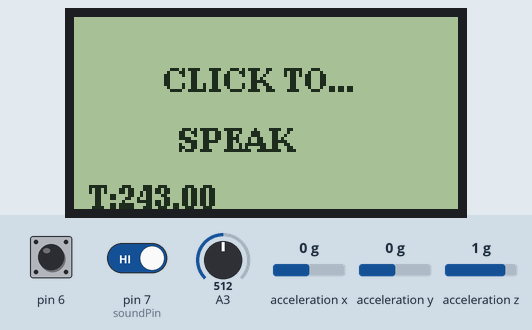
Simulated run of this sketch. Board: Arduino Uno, built with avr-gcc and run on an emulated ATmega328P. Shown: 128×64 one-colour display. Wiring (inferred from the names in the program): MPU-6050 motion sensor at I2C address 0x68. The test bench sets the inputs (shaded band); at power-on: A3 = 512, pin 7 (soundPin) HIGH, pin 6 LOW, acceleration x 0 g, acceleration y 0 g, acceleration z 1 g. The audio player accepts every command and is not drawn; what the sketch prints to the serial monitor is not drawn.

Above: at 1.7 s.
1.8 s: A3 set to 306
At 4.0 s:
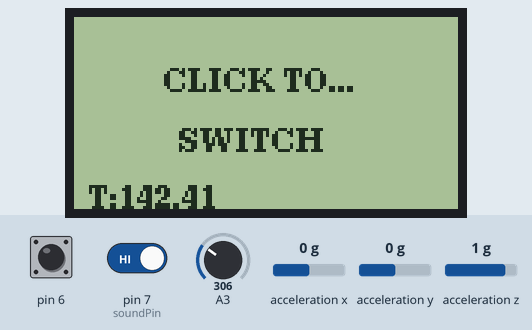
6.2 s: A3 set to 30
14.5 s: pin 7 (soundPin) driven LOW
At 18.3 s:
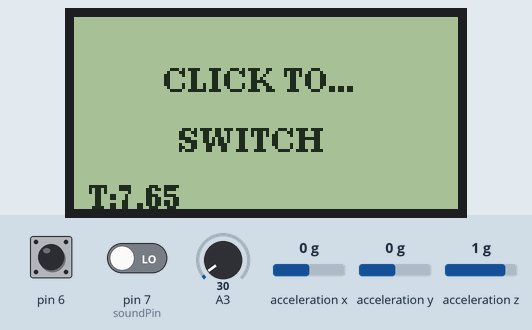
18.6 s: pin 7 (soundPin) driven HIGH
At 20.2 s:
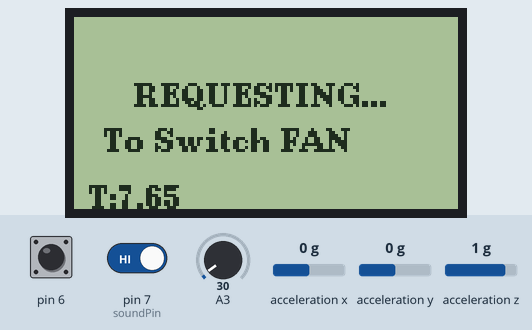
35.2 s: pin 7 (soundPin) driven LOW
At 38.6 s:
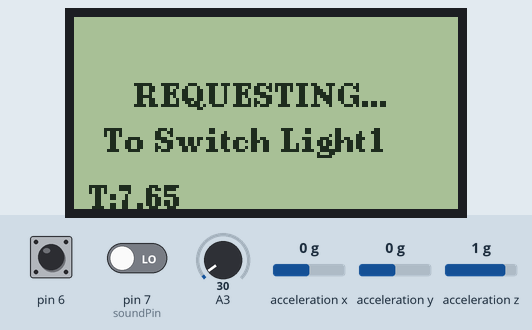
41.6 s: pin 7 (soundPin) driven HIGH
At 43.3 s:
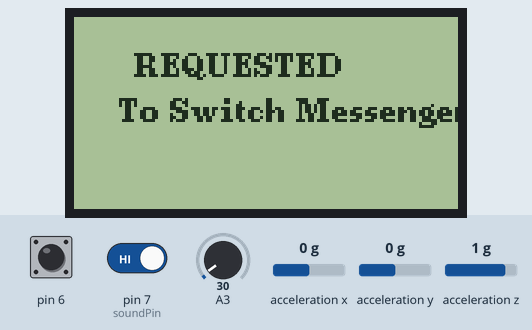
Timing chart, 0 to 44.8 s (numbered marks = the images above; inputs shaded):
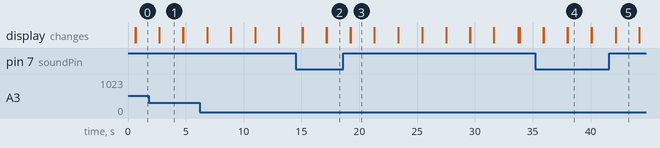

Measured:
- after the input at 14.5 s, the display: first differs from a run without the input after 2.6 s (image 2 shows a later state)
- after the input at 18.6 s, the display: first changes after 0.62 s (image 3 shows a later state)
- after the input at 35.2 s, the display: first differs from a run without the input after 2.8 s (image 4 shows a later state)
- after the input at 41.6 s, the display: changes after 0.57 s (image 5)
- what the display in image 1 shows lasts 2.1 s, from 2.7 s to 4.8 s
- what the display in image 3 shows lasts 2.0 s, from 19.3 s to 21.3 s

The sketch:

main_nano.ino
```cpp
/*
*
*/

#include <Arduino.h>
#include "MainClass.h"

MainClass  ObjMenu;

void setup(void) {
  //Serial.begin(9600);
  ObjMenu.Init();
}

void loop(void) {
ObjMenu.runMenu();
}
```

DFPlayer.h
```cpp
#ifndef DFPLAYER_H
#define DFPLAYER_H

#include "Arduino.h"
#include "SoftwareSerial.h"
#include "DFRobotDFPlayerMini.h"

/*
  Command LIST:
  1.Medicine
  2.need help i fell down
  3.fan
  4.food
  5.water
  6.light
  7.messenger
  8.nurse
  9.thank you
*/
SoftwareSerial mySoftwareSerial(3, 2); // RX, TX
DFRobotDFPlayerMini myDFPlayer;

class DFPlayer
{
  public:
    void begin()
    {
      mySoftwareSerial.begin(9600);
    }
    void beginSetup()
    {
      mySoftwareSerial.begin(9600);
      //Serial.begin(115200);
      while (!myDFPlayer.begin(mySoftwareSerial))
      { //Use softwareSerial to communicate with mp3.
      }
      //Serial.println(F("DFPlayer Mini online."));
      myDFPlayer.volume(30); //Set volume value. From 0 to 30
      // myDFPlayer.play(1);    //Play the first mp3
    }
    void DFPlay(byte number)
    {
      myDFPlayer.play(number);
    }
};

#endif //DFPLAYER_H
```

LM35.h
```cpp
/* This file contains function and definitions for Tempaature sensor LM35
 *
 * Board connection configuration, A3 = analog Pin to read temparature
 */
#ifndef LM35_H
#define LM35_H

#include "Arduino.h"

class lm35
{
  public:
  byte temp_pin =0;

  lm35(byte val)
  {
    // constructore
    temp_pin = val;
  }

  /* Get temparature in Celcius */
  float getTempCelcius()
  {
   //Serial.println((((analogRead(temp_pin) * (500* 1.0 / 1024.0))/10));
    return (float)(((analogRead(temp_pin) * (5000* 1.0 / 1024.0))/10) - 7);
    //return cel;
  }

  /* Get the temparature in Fahrenheit */
  float getTempFahrenheit()
  {
    return (float)((getTempCelcius() *9)/5 + 32);

    //return fahrenH;
  }

};

#endif
```

LM393.h
```cpp
/* LM393.h
 *  This file proviodes interface with sound sensor
 */
#ifndef LM393_H
#define LM393_H

 class LM393
 {
  public :
  byte soundPin = 0;
  LM393(byte soundSenPin)
  {
    soundPin = soundSenPin;
  }

  ~LM393()
  {

  }

  void Init()
  {
    pinMode(soundPin, INPUT);
  }

  /* Digital out signal read from sound sensor */
  /* returns True when sound detected */
  bool readSoundSens()
  {
    //Sensor Provides LOW when sound detected
   return !digitalRead(soundPin);
  }

 };

#endif
```

mpu6050_imu.h
```cpp
#ifndef _MPU6050_H
#define _MPU6050_H

#include "Wire.h"

const byte   MPU_addr          =        0x68;

int16_t AcX, AcY, AcZ;
float ax = 0, ay = 0, az = 0;
//int data[STORE_SIZE][5]; //array for saving past data
//byte currentIndex=0; //stores current data array index (0-255)
class MPU6050
{
public:
//const short MPU_addr = 0x68; // I2C address of the MPU-6050
boolean fall = false;     //stores if a fall has occurred
byte fallCounter = 0;

    void beginMPU()
    {
        Wire.begin();
        Wire.beginTransmission(MPU_addr);
        Wire.write(0x6B); // PWR_MGMT_1 register
        Wire.write(0);    // set to zero (wakes up the MPU-6050)
        Wire.endTransmission(true);
//        Serial.begin(9600);

        //pinMode(11, OUTPUT);
        //digitalWrite(11, HIGH);
    }

    /* returns true if fall detected , else false for no fall */
    boolean detectFall( boolean *flag)
    {
      fallCounter = 0;
        runMPU(); //get fall detection counter
//        Serial.println(fallCounter);
        if(fallCounter >= 2)
        {
          *flag = 1;
          //Serial.println(fallCounter);
          return true; // fall detected return 1
        }
       *flag = 0;
       return false; // No fall detected
    }

    void detectFallVal(byte *fallVal)
    {
      runMPU();
      *fallVal = fallCounter;
    }

    void runMPU()
    {
        mpu_read();
        //2050, 77, 1947 are values for calibration of accelerometer
        // values may be different for you
        ax = (AcX - 2050) / 16384.00;
        ay = (AcY - 77) / 16384.00;
        az = (AcZ - 1947) / 16384.00;

        //270, 351, 136 for gyroscope
        //gx = (GyX + 270) / 131.07;
        //gy = (GyY - 351) / 131.07;
        //gz = (GyZ + 136) / 131.07;

        /* Inactive block */
#if 0
         // Serial.print(ax); Serial.print("\t");
         // Serial.print(ay); Serial.print("\t");
         // Serial.println(az); //Serial.print("\t");
          //Serial.print(gx); Serial.print("\t");
          //Serial.print(gy); Serial.print("\t");
          //Serial.println(gz);
#endif

        // calculating Amplitute vactor for 3 axis
        float Raw_AM = pow(pow(ax, 2) + pow(ay, 2) + pow(az, 2), 0.5);
        byte AM = Raw_AM * 10; // as values are within 0 to 1, I multiplied
        // it by for using if else conditions
      //fallCounter = AM;
    /* Fall detection for next 200 ms to confirm object is falling */
        if(AM < 3) // setting fall detection threshold to 5
        {
          #if 0
          #endif
          fallCounter = 3;
        }
    }

    void mpu_read()
    {
        Wire.beginTransmission(MPU_addr);
        Wire.write(0x3B); // starting with register 0x3B (ACCEL_XOUT_H)
        Wire.endTransmission(false);
        //Wire.requestFrom(MPU_addr, 14, true); // request a total of 14 registers
        Wire.requestFrom(MPU_addr, 6, true); // request a total of 6 registers

        AcX = Wire.read() << 8 | Wire.read(); // 0x3B (ACCEL_XOUT_H) & 0x3C (ACCEL_XOUT_L)
        AcY = Wire.read() << 8 | Wire.read(); // 0x3D (ACCEL_YOUT_H) & 0x3E (ACCEL_YOUT_L)
        AcZ = Wire.read() << 8 | Wire.read(); // 0x3F (ACCEL_ZOUT_H) & 0x40 (ACCEL_ZOUT_L)
        //Tmp = Wire.read() << 8 | Wire.read(); // 0x41 (TEMP_OUT_H) & 0x42 (TEMP_OUT_L)
        //GyX = Wire.read() << 8 | Wire.read(); // 0x43 (GYRO_XOUT_H) & 0x44 (GYRO_XOUT_L)
        //GyY = Wire.read() << 8 | Wire.read(); // 0x45 (GYRO_YOUT_H) & 0x46 (GYRO_YOUT_L)
        //GyZ = Wire.read() << 8 | Wire.read(); // 0x47 (GYRO_ZOUT_H) & 0x48 (GYRO_ZOUT_L)
    }
};


#endif
```

Source omitted: MainClass.h (16937 bytes)
